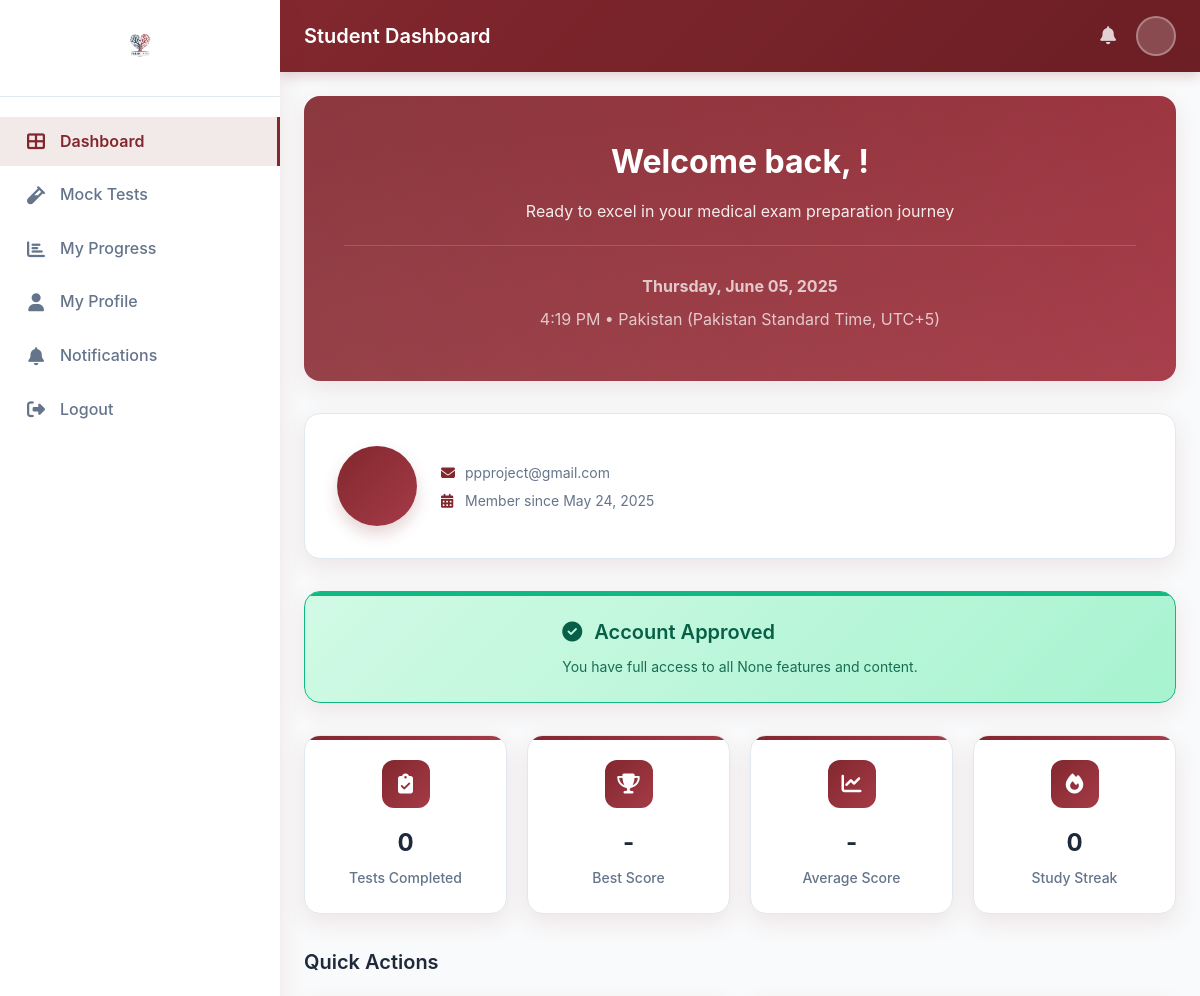
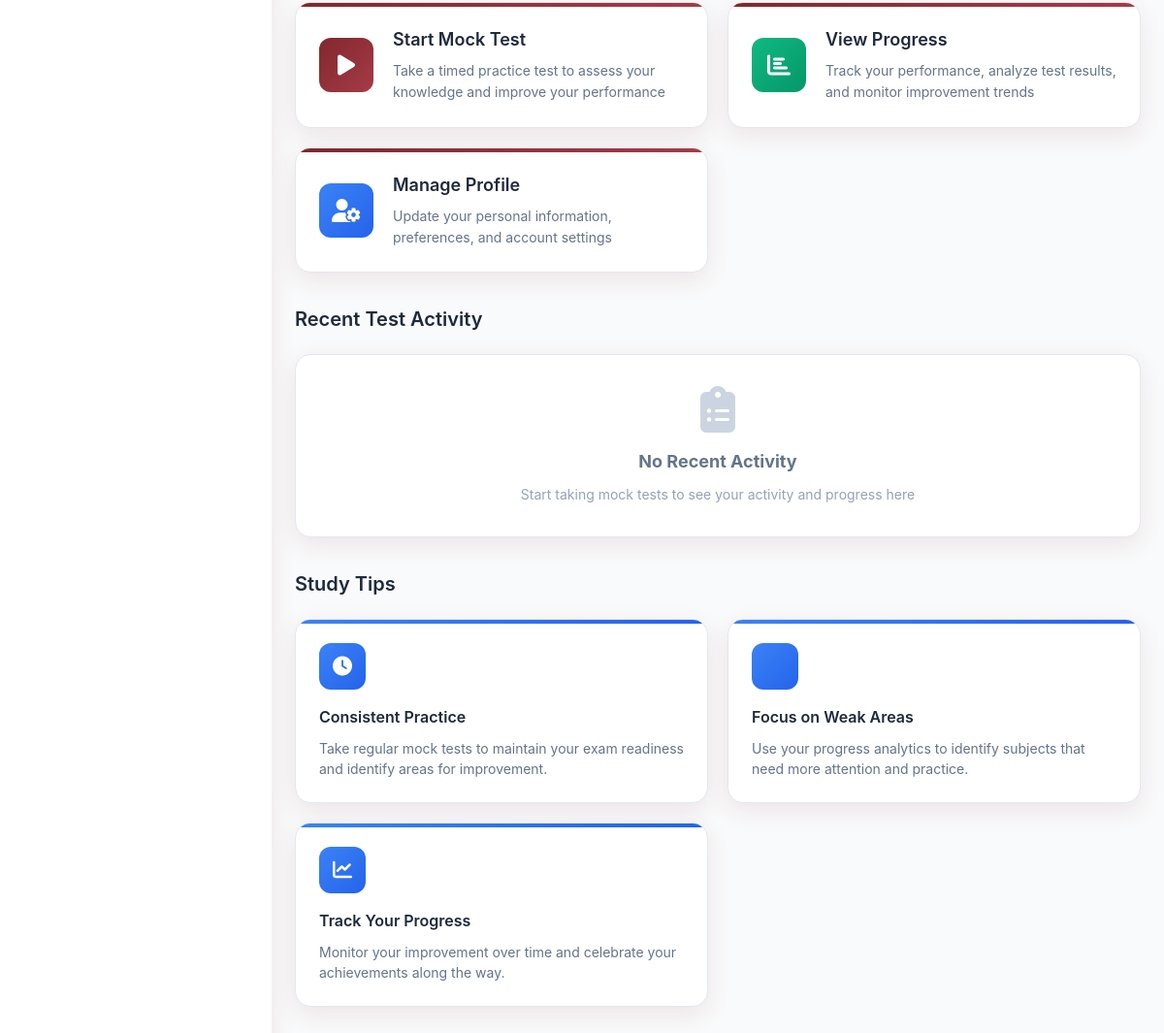
/dashboard/student/dashboard/ (signed in), run on the app's committed database (2 pictures, top to bottom).
### user_management/models.py (models this page shows, shortened)
class CustomUser(AbstractUser):
    APPROVAL_STATUS = (
        ('pending', 'Pending Approval'),
        ('approved', 'Approved'),
        ('rejected', 'Rejected'),
    )
    DEGREE_CHOICES = (
        ('MBBS', 'MBBS'),
        ('BDS', 'BDS'),
    )
    YEAR_CHOICES = (
        (1, 'First Year'),
        (2, 'Second Year'),
        (3, 'Third Year'),
        (4, 'Fourth Year'),
        (5, 'Fifth Year'),
    )
    email = models.EmailField(unique=True)
    is_admin = models.BooleanField(default=False)
    approval_status = models.CharField(max_length=20, choices=APPROVAL_STATUS, default='pending')
    degree = models.CharField(max_length=10, choices=DEGREE_CHOICES, blank=True, null=True)
    year = models.IntegerField(choices=YEAR_CHOICES, blank=True, null=True)
    last_active = models.DateTimeField(blank=True, null=True)
    current_session_key = models.CharField(max_length=40, blank=True, null=True)
    terms_accepted = models.BooleanField(default=False)
    profile_image = models.ImageField(upload_to='profile_images/', blank=True, null=True)
    payment_slip = models.ImageField(upload_to='payment_slips/', blank=True, null=True)
    USERNAME_FIELD = 'email'
    REQUIRED_FIELDS = ['username']

### dashboard/views.py (the view)
# urls.py: path('student/dashboard/', views.student_dashboard, name='student_dashboard'),
def student_dashboard(request):
    user = request.user
    context = {
        'user': user,
        'current_time': timezone.now(),
        'timezone_label': "Pakistan (Pakistan Standard Time, UTC+5)",
    }
    return render(request, 'dashboard/student_dashboard.html', context)

### user_management/context_processors.py (called while the page is built)
def user_stats(request):
    User = get_user_model()
    if not request.user.is_authenticated:
        return {}
    if request.user.is_admin or request.user.is_superuser:
        total_users = User.objects.count()
        pending_users = User.objects.filter(approval_status='pending').count()
        mbbs_users = User.objects.filter(degree='MBBS').count()
        bds_users = User.objects.filter(degree='BDS').count()
        return {
            'total_users': total_users,
            'pending_users': pending_users,
            'mbbs_users': mbbs_users,
            'bds_users': bds_users,
        }
    return {}

### templates/dashboard/student_dashboard.html (shortened to what this page needs)
{% load static %}
<!DOCTYPE html>
<html lang="en">
<head>
    <link rel="stylesheet" href="https://cdnjs.cloudflare.com/ajax/libs/font-awesome/6.4.0/css/all.min.css">
</head>
<body>
    <div class="dashboard-container">
        <aside class="sidebar" id="sidebar">
            <div class="logo-container">
                <img src="{% static 'images/Logo.png' %}" alt="PulsePrep Logo" class="logo" />
            </div>
            <nav class="nav-menu">
                <a href="{% url 'student_dashboard' %}" class="nav-item {% if request.resolver_match.url_name == 'student_dashboard' %}active{% endif %}">
                    <i class="fas fa-th-large"></i>
                    <span>Dashboard</span>
                </a>
                <a href="{% url 'student_mock_tests' %}" class="nav-item {% if request.resolver_match.url_name == 'student_mock_tests' %}active{% endif %}">
                    <i class="fas fa-vial"></i>
                    <span>Mock Tests</span>
                </a>
                <a href="{% url 'student_progress' %}" class="nav-item {% if request.resolver_match.url_name == 'student_progress' %}active{% endif %}">
                    <i class="fas fa-chart-bar"></i>
                    <span>My Progress</span>
                </a>
                <a href="{% url 'my_profile' %}" class="nav-item">
                    <i class="fas fa-user"></i>
                    <span>My Profile</span>
                </a>
                <a href="{% url 'student_notifications' %}" class="nav-item {% if request.resolver_match.url_name == 'student_notifications' %}active{% endif %}">
                    <i class="fas fa-bell"></i>
                    <span>Notifications</span>
                </a>
                <a href="{% url 'logout' %}" class="nav-item">
                    <i class="fas fa-sign-out-alt"></i>
                    <span>Logout</span>
                </a>
            </nav>
        </aside>
        <main class="main-content">
            <header class="header">
                <h1>Student Dashboard</h1>
                <div class="user-menu">
                    <a href="{% url 'student_notifications' %}">
                        <i class="fas fa-bell"></i>
                    </a>
                    <div class="avatar">
                        {% if user.profile_image %}
                            <img src="{{ user.profile_image.url }}" alt="{{ user.get_full_name }}"
                                 onload="this.style.display='block'"
                                 onerror="this.style.display='none'; this.nextElementSibling.style.display='flex';" />
                            <div class="avatar-placeholder" style="display: none;">
                                {{ user.first_name|first|upper }}{{ user.last_name|first|upper }}
                            </div>
                        {% else %}
                            <div class="avatar-placeholder">
                            </div>
                        {% endif %}
                    </div>
                </div>
            </header>
            <div class="dashboard-content">
                <div class="welcome-banner">
                    <h1>Welcome back, {{ user.first_name }}!</h1>
                    <p>Ready to excel in your medical exam preparation journey</p>
                    <div class="time-info">
                        <p><strong>{{ current_time|date:"l, F d, Y" }}</strong></p>
                        <p>{{ current_time|date:"g:i A" }} • {{ timezone_label }}</p>
                    </div>
                </div>
                <div class="profile-card">
                    <div class="profile-avatar">
                    </div>
                    <div class="profile-info">
                        <p><i class="fas fa-envelope"></i> {{ user.email }}</p>
                        <p><i class="fas fa-calendar-alt"></i> Member since {{ user.date_joined|date:"M d, Y" }}</p>
                    </div>
                </div>
                {% if user.approval_status == 'pending' %}
                <div class="approval-status pending">
                    <div>
                        <h2><i class="fas fa-clock"></i> Account Pending Approval</h2>
                        <p>Your account is being reviewed by our administrators. You'll receive an email notification once approved.</p>
                    </div>
                </div>
                {% elif user.approval_status == 'approved' %}
                <div class="approval-status approved">
                    <div>
                        <h2><i class="fas fa-check-circle"></i> Account Approved</h2>
                        <p>You have full access to all {{ user.get_degree_display }} features and content{% if user.year %} for Year {{ user.year }}{% endif %}.</p>
                    </div>
                </div>
                {% endif %}
                {% if user.approval_status == 'approved' %}
                    <div class="stats-overview">
                        <div class="stat-card">
                            <div class="stat-icon">
                                <i class="fas fa-clipboard-check"></i>
                            </div>
                            <div class="stat-value">0</div>
                            <div class="stat-label">Tests Completed</div>
                        </div>
                        <div class="stat-card">
                            <div class="stat-icon">
                                <i class="fas fa-trophy"></i>
                            </div>
                            <div class="stat-value">-</div>
                            <div class="stat-label">Best Score</div>
                        </div>
                        <div class="stat-card">
                            <div class="stat-icon">
                                <i class="fas fa-chart-line"></i>
                            </div>
                            <div class="stat-value">-</div>
                            <div class="stat-label">Average Score</div>
                        </div>
                        <div class="stat-card">
                            <div class="stat-icon">
                                <i class="fas fa-fire"></i>
                            </div>
                            <div class="stat-value">0</div>
                            <div class="stat-label">Study Streak</div>
                        </div>
                    </div>
                    <div class="quick-actions">
                        <h3>Quick Actions</h3>
                        <div class="actions-grid">
                            <a href="{% url 'student_mock_tests' %}" class="action-card">
                                <div class="action-content">
                                    <div class="action-icon primary">
                                        <i class="fas fa-play"></i>
                                    </div>
                                    <div class="action-info">
                                        <h4>Start Mock Test</h4>
                                        <p>Take a timed practice test to assess your knowledge and improve your performance</p>
                                    </div>
                                </div>
                            </a>
                            <a href="{% url 'student_progress' %}" class="action-card">
                                <div class="action-content">
                                    <div class="action-icon success">
                                        <i class="fas fa-chart-bar"></i>
                                    </div>
                                    <div class="action-info">
                                        <h4>View Progress</h4>
                                        <p>Track your performance, analyze test results, and monitor improvement trends</p>
                                    </div>
                                </div>
                            </a>
                            <a href="{% url 'my_profile' %}" class="action-card">
                                <div class="action-content">
                                    <div class="action-icon info">
                                        <i class="fas fa-user-cog"></i>
                                    </div>
                                    <div class="action-info">
                                        <h4>Manage Profile</h4>
                                        <p>Update your personal information, preferences, and account settings</p>
                                    </div>
                                </div>
                            </a>
                        </div>
                    </div>
                    <div class="recent-activity">
                        <h3>Recent Test Activity</h3>
                        <div class="activity-card">
                            <div class="empty-state">
                                <i class="fas fa-clipboard-list"></i>
                                <h4>No Recent Activity</h4>
                                <p>Start taking mock tests to see your activity and progress here</p>
                            </div>
                        </div>
                    </div>
                    <div class="study-tips">
                        <h3>Study Tips</h3>
                        <div class="tips-grid">
                            <div class="tip-card">
                                <div class="tip-icon">
                                    <i class="fas fa-clock"></i>
                                </div>
                                <div class="tip-content">
                                    <h4>Consistent Practice</h4>
                                    <p>Take regular mock tests to maintain your exam readiness and identify areas for improvement.</p>
                                </div>
                            </div>
                            <div class="tip-card">
                                <div class="tip-icon">
                                </div>
                                <div class="tip-content">
                                    <h4>Focus on Weak Areas</h4>
                                    <p>Use your progress analytics to identify subjects that need more attention and practice.</p>
                                </div>
                            </div>
                            <div class="tip-card">
                                <div class="tip-icon">
                                    <i class="fas fa-chart-line"></i>
                                </div>
                                <div class="tip-content">
                                    <h4>Track Your Progress</h4>
                                    <p>Monitor your improvement over time and celebrate your achievements along the way.</p>
                                </div>
                            </div>
                        </div>
                    </div>
                {% endif %}
            </div>
        </main>
    </div>
</body>
</html>

### data on the page
CustomUser: email "ppproject@gmail.com", date_joined "May 24, 2025", degree "None"

### other printed values
{{ timezone_label }} "Pakistan (Pakistan Standard Time, UTC+5)"
